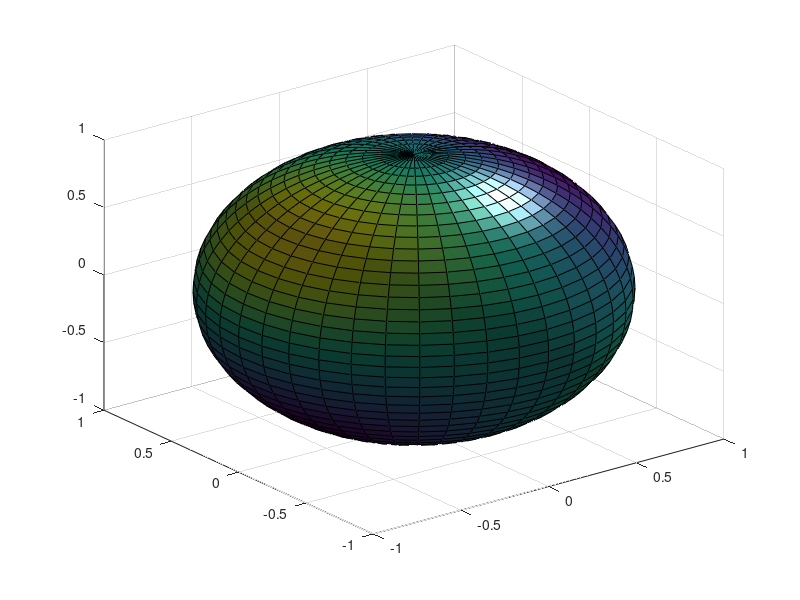

MATLAB code to generate this figure: (Note: this script raises an error after producing the figure.)
% Define constants.
degree = 2; % l
order = 1; % m

% Create the grid
delta = pi/40;
theta = 0 : delta : pi; % altitude
phi = 0 : 2*delta : 2*pi; % azimuth
[phi,theta] = meshgrid(phi,theta);

% Calculate the harmonic
Ymn = legendre(degree,cos(theta(:,1)));

Ymn = Ymn(abs(order)+1,:)';
yy = Ymn;
for kk = 2: size(theta,1)
    yy = [yy Ymn];
end;
yy = yy.*cos(order*phi);

order = max(max(abs(yy)));
rho = ones(size(yy));%60 + 2*yy/order;

for k=0:100;
% Apply spherical coordinate equations
r = rho.*sin(theta);
x = r.*cos(phi+0.1*k);    % spherical coordinate equations
y = r.*sin(phi+0.1*k);
z = rho.*cos(theta);

% Plot the surface
clf
surf(x,y,z,yy)
light
lighting phong
axis tight equal off
view(40,30)
colorbar 

%camzoom(1.5)
pause(0.02)
end
